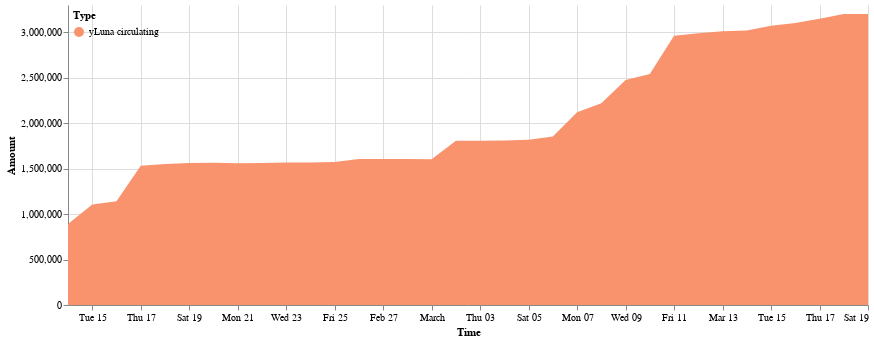

The cell this chart's notebook holds for it:
### Code cell
cp = ChartProvider()
domain = ['yLuna circulating']
range_ = ['#f8936d']
cp.get_yluna_time_area_chart(daily_delta_rf, 
               alt.Scale(domain=domain, range=range_),
               min_date = daily_delta_rf.Time.min(),
               max_date = daily_delta_rf.Time.max(),
               top_padding = 100000
        ).properties(width=800).configure_view(strokeOpacity=0)

### Figure 1 — Vega-Lite specification as saved in the notebook (floating-point values rounded to 4 significant figures)
{"config": {"view": {"continuousWidth": 400, "continuousHeight": 300, "strokeOpacity": 0}}, "data": {"name": "data-126202bb30dd6ee8682cdf8c0465d141"}, "mark": "area", "encoding": {"color": {"field": "Type", "legend": {"direction": "vertical", "legendY": 0, "orient": "none", "padding": 5}, "scale": {"domain": ["yLuna circulating"], "range": ["#f8936d"]}, "type": "nominal"}, "tooltip": [{"field": "Time", "format": "%Y-%m-%d", "type": "temporal"}, {"field": "Type", "type": "nominal"}, {"field": "Amount (millions)", "type": "nominal"}], "x": {"field": "Time", "scale": {"domain": ["2022-02-14", "2022-03-19"]}, "type": "temporal"}, "y": {"field": "Amount", "scale": {"domain": [0, 3298000.0]}, "type": "quantitative"}}, "width": 800, "$schema": "https://vega.github.io/schema/vega-lite/v4.17.0.json", "datasets": {"data-126202bb30dd6ee8682cdf8c0465d141": [{"Time": "2022-02-14", "Amount signed": 890600.0, "Amount": 890600.0, "Type": "yLuna circulating", "Amount (millions)": "0.89M"}, {"Time": "2022-02-15", "Amount signed": 213600.0, "Amount": 1104000.0, "Type": "yLuna circulating", "Amount (millions)": "1.1M"}, {"Time": "2022-02-16", "Amount signed": 36280.0, "Amount": 1141000.0, "Type": "yLuna circulating", "Amount (millions)": "1.14M"}, {"Time": "2022-02-17", "Amount signed": 390600.0, "Amount": 1531000.0, "Type": "yLuna circulating", "Amount (millions)": "1.53M"}, {"Time": "2022-02-18", "Amount signed": 19640.0, "Amount": 1551000.0, "Type": "yLuna circulating", "Amount (millions)": "1.55M"}, {"Time": "2022-02-19", "Amount signed": 9064.0, "Amount": 1560000.0, "Type": "yLuna circulating", "Amount (millions)": "1.56M"}, {"Time": "2022-02-20", "Amount signed": 5244.0, "Amount": 1565000.0, "Type": "yLuna circulating", "Amount (millions)": "1.57M"}, {"Time": "2022-02-21", "Amount signed": -5322.0, "Amount": 1560000.0, "Type": "yLuna circulating", "Amount (millions)": "1.56M"}, {"Time": "2022-02-22", "Amount signed": 2106.0, "Amount": 1562000.0, "Type": "yLuna circulating", "Amount (millions)": "1.56M"}, {"Time": "2022-02-23", "Amount signed": 4917.0, "Amount": 1567000.0, "Type": "yLuna circulating", "Amount (millions)": "1.57M"}, {"Time": "2022-02-24", "Amount signed": 59.87, "Amount": 1567000.0, "Type": "yLuna circulating", "Amount (millions)": "1.57M"}, {"Time": "2022-02-25", "Amount signed": 4428.0, "Amount": 1571000.0, "Type": "yLuna circulating", "Amount (millions)": "1.57M"}, {"Time": "2022-02-26", "Amount signed": 32790.0, "Amount": 1604000.0, "Type": "yLuna circulating", "Amount (millions)": "1.6M"}, {"Time": "2022-02-27", "Amount signed": 862.6, "Amount": 1605000.0, "Type": "yLuna circulating", "Amount (millions)": "1.6M"}, {"Time": "2022-02-28", "Amount signed": -740.1, "Amount": 1604000.0, "Type": "yLuna circulating", "Amount (millions)": "1.6M"}, {"Time": "2022-03-01", "Amount signed": -406.1, "Amount": 1604000.0, "Type": "yLuna circulating", "Amount (millions)": "1.6M"}, {"Time": "2022-03-02", "Amount signed": 201300.0, "Amount": 1805000.0, "Type": "yLuna circulating", "Amount (millions)": "1.81M"}, {"Time": "2022-03-03", "Amount signed": 1108.0, "Amount": 1806000.0, "Type": "yLuna circulating", "Amount (millions)": "1.81M"}, {"Time": "2022-03-04", "Amount signed": 2958.0, "Amount": 1809000.0, "Type": "yLuna circulating", "Amount (millions)": "1.81M"}, {"Time": "2022-03-05", "Amount signed": 8203.0, "Amount": 1817000.0, "Type": "yLuna circulating", "Amount (millions)": "1.82M"}, {"Time": "2022-03-06", "Amount signed": 35120.0, "Amount": 1852000.0, "Type": "yLuna circulating", "Amount (millions)": "1.85M"}, {"Time": "2022-03-07", "Amount signed": 267300.0, "Amount": 2120000.0, "Type": "yLuna circulating", "Amount (millions)": "2.12M"}, {"Time": "2022-03-08", "Amount signed": 97090.0, "Amount": 2217000.0, "Type": "yLuna circulating", "Amount (millions)": "2.22M"}, {"Time": "2022-03-09", "Amount signed": 257800.0, "Amount": 2475000.0, "Type": "yLuna circulating", "Amount (millions)": "2.47M"}, {"Time": "2022-03-10", "Amount signed": 65280.0, "Amount": 2540000.0, "Type": "yLuna circulating", "Amount (millions)": "2.54M"}, {"Time": "2022-03-11", "Amount signed": 418900.0, "Amount": 2959000.0, "Type": "yLuna circulating", "Amount (millions)": "2.96M"}, {"Time": "2022-03-12", "Amount signed": 28830.0, "Amount": 2988000.0, "Type": "yLuna circulating", "Amount (millions)": "2.99M"}, {"Time": "2022-03-13", "Amount signed": 21950.0, "Amount": 3010000.0, "Type": "yLuna circulating", "Amount (millions)": "3.01M"}, {"Time": "2022-03-14", "Amount signed": 7963.0, "Amount": 3017000.0, "Type": "yLuna circulating", "Amount (millions)": "3.02M"}, {"Time": "2022-03-15", "Amount signed": 52620.0, "Amount": 3070000.0, "Type": "yLuna circulating", "Amount (millions)": "3.07M"}, {"Time": "2022-03-16", "Amount signed": 29290.0, "Amount": 3099000.0, "Type": "yLuna circulating", "Amount (millions)": "3.1M"}, {"Time": "2022-03-17", "Amount signed": 47490.0, "Amount": 3147000.0, "Type": "yLuna circulating", "Amount (millions)": "3.15M"}, {"Time": "2022-03-18", "Amount signed": 51070.0, "Amount": 3198000.0, "Type": "yLuna circulating", "Amount (millions)": "3.2M"}, {"Time": "2022-03-19", "Amount signed": 165.8, "Amount": 3198000.0, "Type": "yLuna circulating", "Amount (millions)": "3.2M"}]}}
